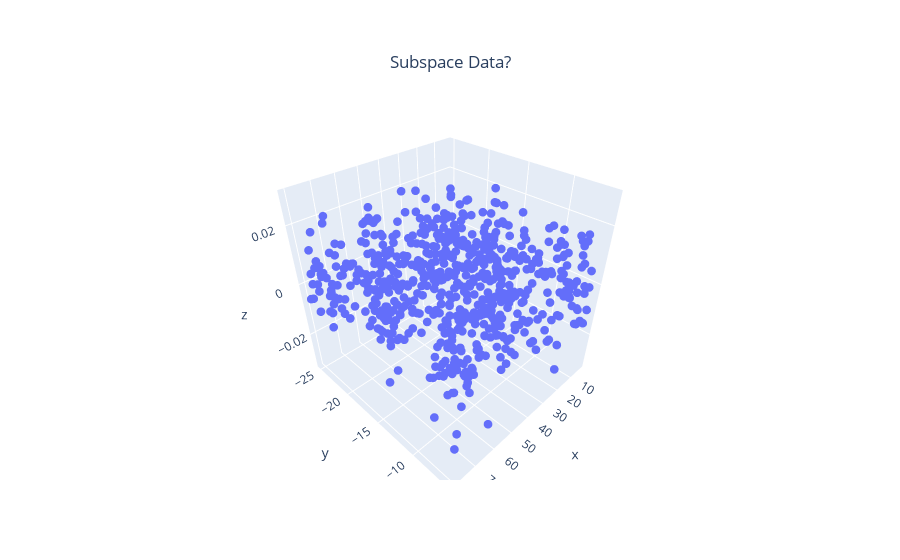

Source (notebook cell):
### Markdown cell above
### Let's try


In this case lets assume that $\tilde{\mathbf{M}}_3$ is the rank-3 approximation of $\mathbf{M}$.

Given that: $\mathbf{M} = \mathbf{U} \mathbf{\Sigma} \mathbf{V}^T$, then

$\tilde{\mathbf{M}}_3 = \begin{bmatrix} \mathbf{u}_1 & \mathbf{u}_2 & \mathbf{u}_3  \end{bmatrix}  \begin{bmatrix} \sigma_1 & 0 & 0 \\ 0 & \sigma_2 & 0 \\ 0 & 0 & \sigma_3 \end{bmatrix} \begin{bmatrix} \mathbf{v}_1^T \\ \mathbf{v}_2^T \\ \mathbf{v}_3^T   \end{bmatrix}$ = $\begin{bmatrix} \mathbf{u}_1 & \mathbf{u}_2 & \mathbf{u}_3  \end{bmatrix} \mathbf{C} $

Recall that $\mathbf{u}_i, \mathbf{v}_j$ are column vectors and columns of $\mathbf{C}$ contains the coordinates of points in $\mathbf{M}$ when they are projected down to $3D$.  

Therefore, finding $\mathbf{C}$ and plotting as follows:  
```CMe(C)```  
should provide the plot.  
When you rotate this plot so that ```S1``` is readable, ```S2``` should not be visible, and when you rotate the view properly for $90$$ degress, ```S2``` should be readable, but not ```S1```. This is as if you are vertically looking onto two neigbouring faces of a rectangular prism, and seeing different strings on each face.  

Check out the demo cell below. If you look at XY plane vertically, you should read ```FACE```, if you rotate it 90 degrees and look at XZ plane, you see just some random points. If you implement this part properly, on XY plane you should read ```S1``` and on XZ plane ```S2``` should be readable.

However, note that this implies more that just printing on the face of a prism, which is not the answer to this question. Becasue if you do so, when ```S1``` is printed, ```S2``` will show up as a line.

What is required is, when we look at the in the direction to see ```S1```, ```S2``` should not leave a mark on the scened, and vice versa in the no noise case. Of course noise will contaminate the scene and effect the result.

### Code cell
# demo cell
Tdemo, _ = text2mat('FACE')
Tdemo = Tdemo + np.random.randn(*Tdemo.shape)*0.01
CMe(Tdemo)

### Figure 1 — Plotly figure (JSON) as saved in the notebook; plotly's stock layout.template omitted (floating-point values rounded to 4 significant figures; data arrays with more than 128 entries replaced by an {"elided": "..."} marker saying what was removed)
{"data": [{"marker": {"size": 3}, "mode": "markers", "name": "Plane", "type": "scatter3d", "x": {"elided": "653 float values"}, "y": {"elided": "653 float values"}, "z": {"elided": "653 float values"}}], "layout": {"title": {"text": "Subspace Data?", "x": 0.5, "xanchor": "center", "y": 0.9, "yanchor": "top"}}}
